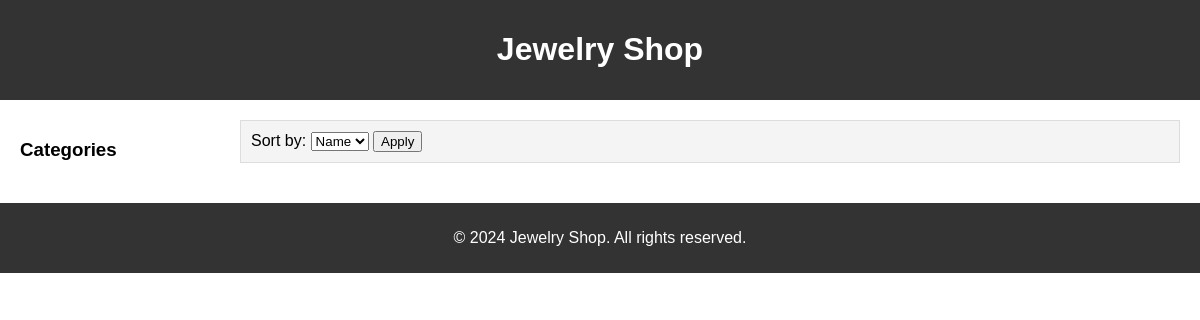
Before: / with the older database file.
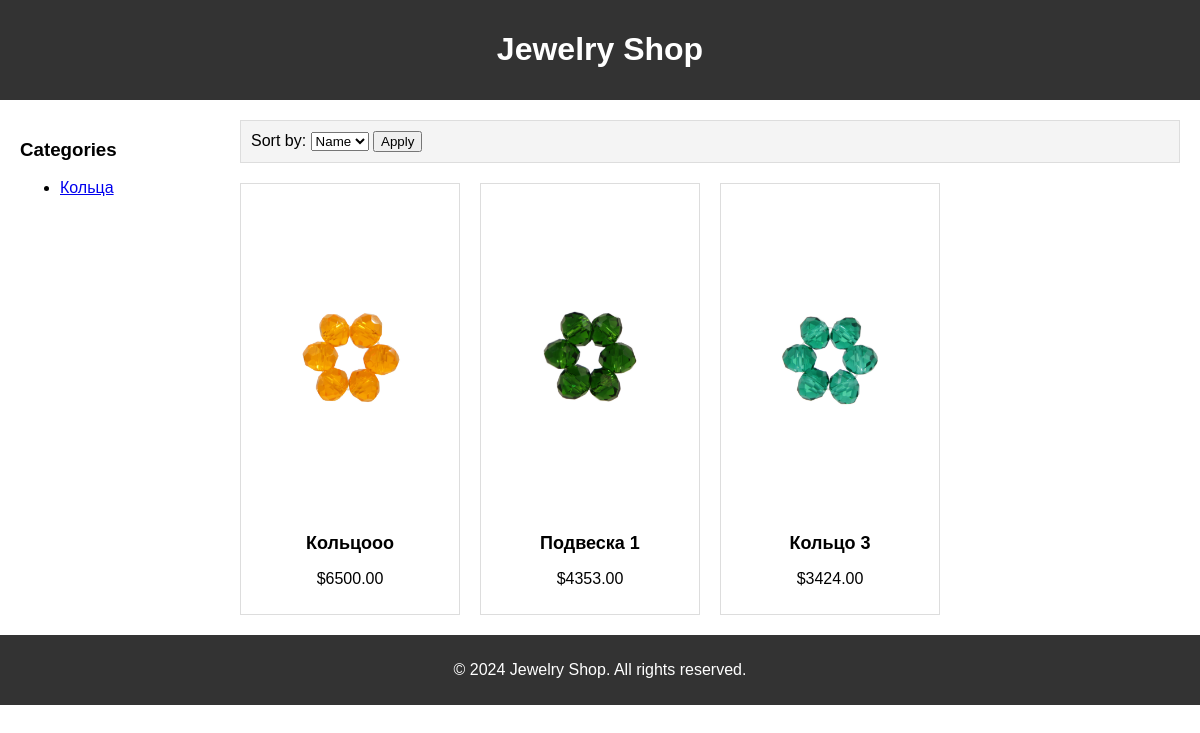
After: the same page with the newer database file.
### store/models.py (models this page shows, shortened)
class Category(models.Model):
    name = models.CharField(max_length=200)
    slug = models.SlugField(unique=True)

class Product(models.Model):
    name = models.CharField(max_length=200)
    slug = models.SlugField(unique=True)
    description = models.TextField(blank=True)
    price = models.DecimalField(max_digits=10, decimal_places=2)
    category = models.ForeignKey(Category, related_name='products', on_delete=models.CASCADE)
    image = models.ImageField(upload_to='products/', blank=True, null=True)

### store/views.py (the view)
# urls.py: path('', home, name='home'),
def home(request):
    categories = Category.objects.all()
    products = Product.objects.all()
    sort_by = request.GET.get('sort')
    if sort_by == 'name':
        products = products.order_by('name')
    elif sort_by == 'price':
        products = products.order_by('price')
    return render(request, 'home.html', {'categories': categories, 'products': products})

### store/templates/home.html (shortened to what this page needs)
<!DOCTYPE html>
<html lang="en">
<head>
</head>
<body>
    <header>
        <h1>Jewelry Shop</h1>
    </header>
    <div class="container">
        <div class="sidebar">
            <h3>Categories</h3>
            <ul>
                {% for category in categories %}
                    <li><a href="#">{{ category.name }}</a></li>
                {% endfor %}
            </ul>
        </div>
        <div class="content">
            <div class="filter-bar">
                <form method="GET" action="">
                    <label for="sort">Sort by:</label>
                    <select name="sort" id="sort">
                        <option value="name">Name</option>
                    </select>
                    <button type="submit">Apply</button>
                </form>
            </div>
            <div class="products">
                {% for product in products %}
                    <div class="product">
                        <a href="{% url 'product_detail' slug=product.slug %}">
                            <img src="{{ product.image.url }}" alt="{{ product.name }}">
                            <h2>{{ product.name }}</h2>
                        </a>
                        <p>${{ product.price }}</p>
                    </div>
                {% endfor %}
            </div>
        </div>
    </div>
    <footer>
        <p>&copy; 2024 Jewelry Shop. All rights reserved.</p>
    </footer>
</body>
</html>

### store/templates/home.html (style rules this page uses)
body { font-family: Arial, sans-serif; margin: 0; padding: 0; }
header, footer { background-color: #333; color: white; text-align: center; padding: 10px 0; }
.container { display: flex; margin: 20px; }
.sidebar { width: 200px; margin-right: 20px; }
.content { flex: 1; }
.filter-bar { margin-bottom: 20px; padding: 10px; background-color: #f4f4f4; border: 1px solid #ddd; }
.products { display: grid; grid-template-columns: repeat(auto-fill, minmax(200px, 1fr)); gap: 20px; }
.product { border: 1px solid #ddd; padding: 10px; text-align: center; }
.product img { max-width: 100%; height: auto; }
.product h2 { margin-top: 10px; font-size: 18px; }
.product a { color: black; text-decoration: none; }

Changed rows visible on the page:
added Category: name "Кольца"
added Product: image (picture), name "Кольцооо", price "6500.00"
added Product: image (picture), name "Подвеска 1", price "4353.00"
added Product: image (picture), name "Кольцо 3", price "3424.00"
